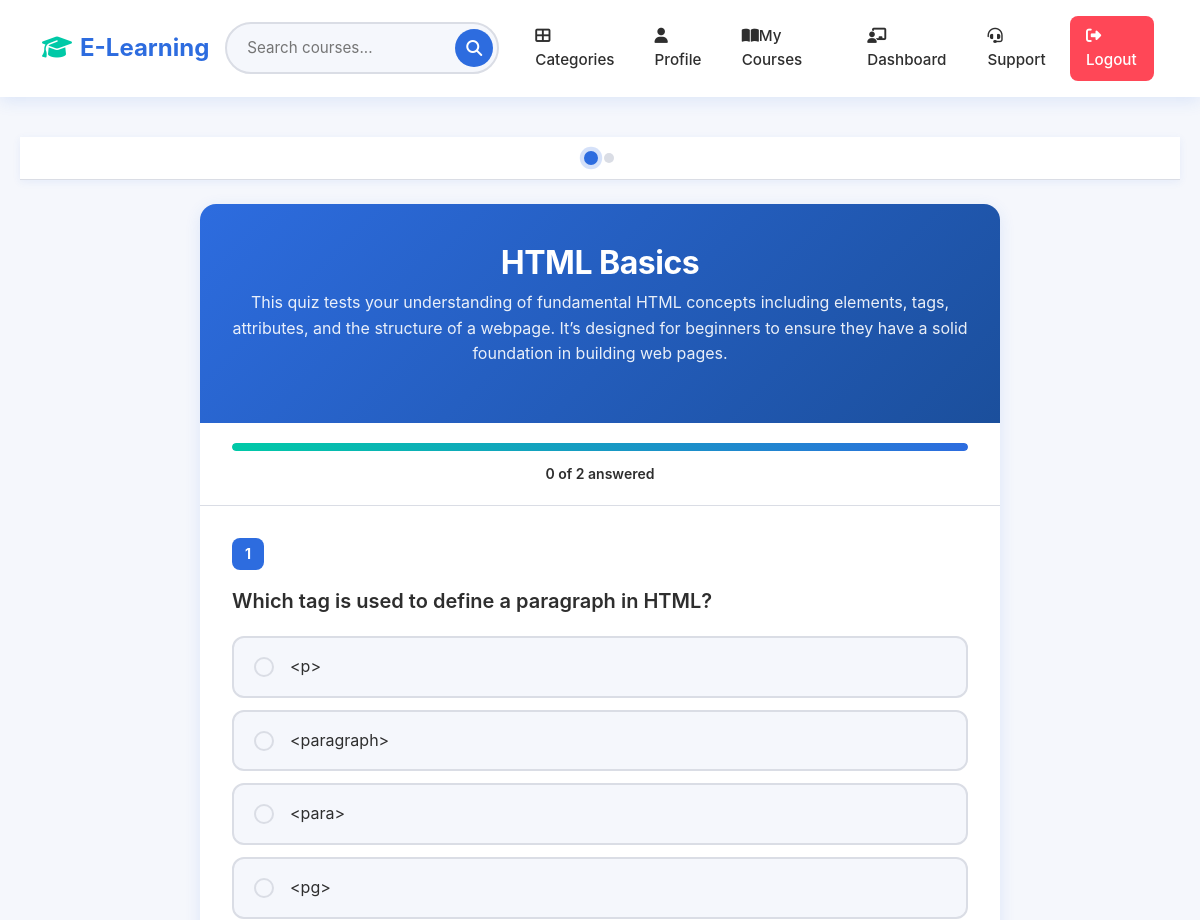
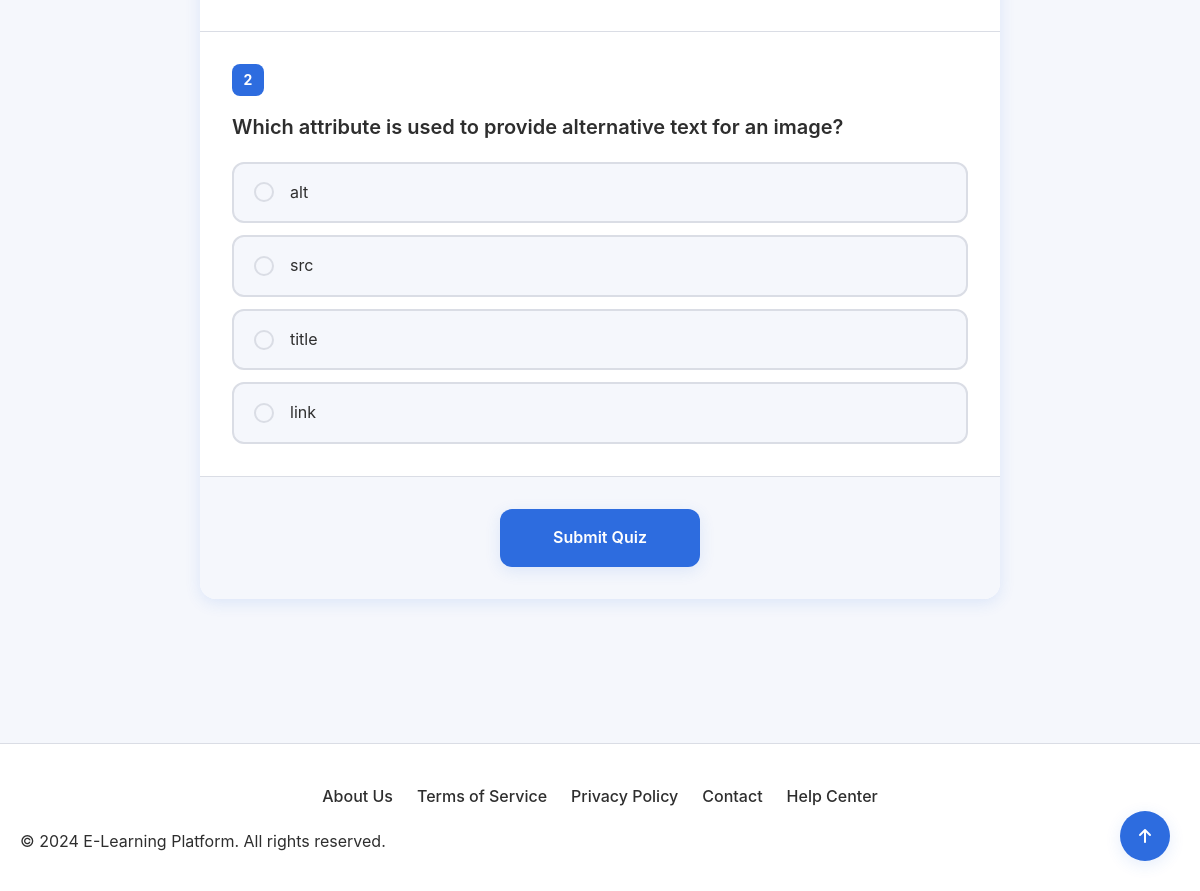
The app's page /quiz/1/ (signed in) with its own data (2 pictures, top to bottom).
### catalog/models.py (models this page shows, shortened)
class Quiz(models.Model):
    EASY = 'Easy'
    MEDIUM = 'Medium'
    HARD = 'Hard'
    DIFFICULTY_LEVELS = [
        (EASY, 'Easy'),
        (MEDIUM, 'Medium'),
        (HARD, 'Hard'),
    ]
    course = models.ForeignKey('Course', on_delete=models.CASCADE, related_name='quizzes')
    title = models.CharField(max_length=200)
    description = models.TextField(blank=True, null=True)
    max_marks = models.PositiveIntegerField(default=100)
    time_limit_minutes = models.PositiveIntegerField(default=0, help_text="Time limit in minutes. 0 = no limit")
    difficulty = models.CharField(max_length=10, choices=DIFFICULTY_LEVELS, default=MEDIUM)
    is_published = models.BooleanField(default=False)
    question_count = models.PositiveIntegerField(default=10)
    created_at = models.DateTimeField(auto_now_add=True)
    updated_at = models.DateTimeField(auto_now=True)
    class Meta:
        ordering = ['-created_at']  # newest quizzes first
        verbose_name = "Quiz"
        verbose_name_plural = "Quizzes"

class Question(models.Model):
    MULTIPLE_CHOICE = 'MCQ'
    TRUE_FALSE = 'TF'
    SHORT_ANSWER = 'SA'
    QUESTION_TYPES = [
        (MULTIPLE_CHOICE, 'Multiple Choice'),
        (TRUE_FALSE, 'True/False'),
        (SHORT_ANSWER, 'Short Answer'),
    ]
    quiz = models.ForeignKey(Quiz, on_delete=models.CASCADE, related_name='questions')
    text = models.TextField()
    question_type = models.CharField(max_length=3, choices=QUESTION_TYPES, default=MULTIPLE_CHOICE)
    option1 = models.CharField(max_length=255, blank=True, null=True)
    option2 = models.CharField(max_length=255, blank=True, null=True)
    option3 = models.CharField(max_length=255, blank=True, null=True)
    option4 = models.CharField(max_length=255, blank=True, null=True)
    correct_option = models.PositiveSmallIntegerField(choices=[(1,1),(2,2),(3,3),(4,4)], null=True, blank=True)
    marks = models.PositiveIntegerField(default=1)
    difficulty = models.CharField(max_length=10, choices=Quiz.DIFFICULTY_LEVELS, default=Quiz.MEDIUM)
    is_best_question = models.BooleanField(default=False, help_text="Mark this question as one of the best questions in the quiz")
    def get_options(self):
        options = []
        for i in range(1, 5):
            opt_text = getattr(self, f'option{i}', None)
            if opt_text:
                options.append((i, opt_text.strip()))
        return options

### catalog/views.py (the view, shortened to what this page needs)
# urls.py: path('quiz/<int:quiz_id>/', views.take_quiz, name='take_quiz'),
@login_required
def take_quiz(request, quiz_id):
    quiz = get_object_or_404(Quiz, pk=quiz_id)
    questions = quiz.questions.filter(question_type='MCQ')
    return render(request, 'catalog/take_quiz.html', {
        'quiz': quiz,
        'questions': questions,
    })

### catalog/templates/catalog/take_quiz.html (shortened to what this page needs)
{% extends 'catalog/base.html' %}
{% block content %}
<div class="question-nav" id="questionNav"></div>
<div class="quiz-container">
    <div class="quiz-header">
        <h1 class="quiz-title">{{ quiz.title }}</h1>
        <p class="quiz-subtitle">{{ quiz.description|default:"Test your knowledge and challenge yourself!" }}</p>
    </div>
    <div class="progress-container">
        <div class="progress-bar">
            <div class="progress-fill" id="progressFill"></div>
        </div>
        <div class="progress-text" id="progressText">0 of {{ questions|length }} answered</div>
    </div>
    <form method="post" id="quizForm" novalidate>
        {% for question in questions %}
            {% if question.question_type == 'MCQ' %}
            <div class="question-block" data-question-id="{{ question.id }}" id="q{{ forloop.counter }}">
                <div class="question-number">{{ forloop.counter }}</div>
                <h3 class="question-text">{{ question.text }}</h3>
                <div class="options" role="radiogroup" aria-labelledby="question-{{ forloop.counter }}">
                    {% for value, text in question.get_options %}
                    <label class="option-label" data-option="{{ value }}" tabindex="0" role="radio" aria-checked="false">
                        <div class="option-radio"></div>
                        <span class="option-text">{{ text }}</span>
                    </label>
                    {% endfor %}
                </div>
            </div>
            {% else %}
            <p><em>({{ question.get_question_type_display }} questions not yet supported in this view)</em></p>
            {% endif %}
        {% endfor %}
        <div class="submit-section">
            <button type="submit" class="submit-btn" id="submitBtn">
                <span class="btn-text">Submit Quiz</span>
            </button>
        </div>
    </form>
</div>
{% endblock %}

### catalog/templates/catalog/base.html (style rules this page uses)
:root { --primary-blue: #2D6CDF; --dark-blue: #1B4F9C; --light-bg: #F5F7FC; --gray-border: #DADDE5; --dark-text: #2E2E2E; --yellow: #FFC947; --teal: #00C9A7; --white: #FFFFFF; --shadow-sm: 0 2px 8px rgba(45, 108, 223, 0.08); --shadow-md: 0 4px 16px rgba(45, 108, 223, 0.12); --shadow-lg: 0 8px 24px rgba(45, 108, 223, 0.15); --transition: all 0.3s cubic-bezier(0.4, 0, 0.2, 1); }
* { margin: 0; padding: 0; box-sizing: border-box; }
body { font-family: 'Inter', sans-serif; background: var(--light-bg); color: var(--dark-text); overflow-x: hidden; opacity: 0; transition: opacity 0.5s; }

### catalog/templates/catalog/take_quiz.html (style rules this page uses)
:root { --primary: #2D6CDF; --primary-dark: #1B4F9C; --bg-light: #F5F7FC; --border-gray: #DADDE5; --text-dark: #2E2E2E; --accent-yellow: #FFC947; --accent-green: #00C9A7; --white: #ffffff; --shadow-sm: 0 2px 8px rgba(45, 108, 223, 0.08); --shadow-md: 0 4px 16px rgba(45, 108, 223, 0.12); --shadow-lg: 0 8px 24px rgba(45, 108, 223, 0.16); --transition: all 0.3s cubic-bezier(0.4, 0, 0.2, 1); }
* { margin: 0; padding: 0; box-sizing: border-box; }
html { scroll-behavior: smooth; }
body { background: var(--bg-light); font-family: -apple-system, BlinkMacSystemFont, 'Segoe UI', Roboto, Oxygen, Ubuntu, sans-serif; color: var(--text-dark); line-height: 1.6; min-height: 100vh; }
.question-nav { position: sticky; top: 0; background: var(--white); padding: 16px 20px; box-shadow: var(--shadow-sm); z-index: 999; display: flex; justify-content: center; gap: 8px; flex-wrap: wrap; border-bottom: 1px solid var(--border-gray); }
.quiz-container { max-width: 800px; margin: 24px auto; padding: 0; background: var(--white); border-radius: 16px; box-shadow: var(--shadow-md); overflow: hidden; }
.quiz-header { background: linear-gradient(135deg, var(--primary) 0%, var(--primary-dark) 100%); color: var(--white); padding: 40px 32px; text-align: center; }
.quiz-title { font-size: 32px; font-weight: 700; margin-bottom: 8px; letter-spacing: -0.5px; }
.quiz-subtitle { font-size: 16px; opacity: 0.9; font-weight: 400; }
.progress-container { padding: 20px 32px; background: var(--white); border-bottom: 1px solid var(--border-gray); }
.progress-bar { height: 8px; background: var(--bg-light); border-radius: 20px; overflow: hidden; position: relative; }
.progress-fill { height: 100%; background: linear-gradient(90deg, var(--accent-green) 0%, var(--primary) 100%); border-radius: 20px; transition: width 0.4s ease; position: relative; }
.progress-text { margin-top: 12px; font-size: 14px; color: var(--text-dark); font-weight: 600; text-align: center; }
.question-block { padding: 32px; border-bottom: 1px solid var(--border-gray); transition: var(--transition); }
.question-number { display: inline-block; background: var(--primary); color: var(--white); width: 32px; height: 32px; border-radius: 8px; text-align: center; line-height: 32px; font-weight: 700; font-size: 14px; margin-bottom: 16px; }
.question-text { font-size: 20px; font-weight: 600; color: var(--text-dark); margin-bottom: 20px; line-height: 1.5; }
.options { display: flex; flex-direction: column; gap: 12px; }
.option-label { display: flex; align-items: center; padding: 16px 20px; background: var(--bg-light); border: 2px solid var(--border-gray); border-radius: 12px; cursor: pointer; transition: var(--transition); position: relative; }
.option-radio { width: 20px; height: 20px; border: 2px solid var(--border-gray); border-radius: 50%; margin-right: 16px; flex-shrink: 0; transition: var(--transition); position: relative; }
.option-radio::after { content: ''; position: absolute; top: 50%; left: 50%; transform: translate(-50%, -50%) scale(0); width: 8px; height: 8px; background: var(--white); border-radius: 50%; transition: transform 0.2s ease; }
.option-text { font-size: 16px; color: var(--text-dark); flex: 1; }
.submit-section { padding: 32px; background: var(--bg-light); text-align: center; }
.submit-btn { background: var(--primary); color: var(--white); border: none; padding: 16px 48px; font-size: 16px; font-weight: 600; border-radius: 12px; cursor: pointer; transition: var(--transition); box-shadow: var(--shadow-md); min-width: 200px; }

### records on screen
Quiz: title "HTML Basics", description "This quiz tests your understanding of fundamental HTML concepts including elements, tags, attributes, and the structure of a webpage. It’s designed for beginners to ensure they have a solid foundation in building web pages."
Question: text "Which tag is used to define a paragraph in HTML?", question_type "MCQ" (drawn), get_options "<p>" "<paragraph>" "<para>" "<pg>"
Question: text "Which attribute is used to provide alternative text for an image?", question_type "MCQ" (drawn), get_options "alt" "src" "title" "link"

### other values on screen
{{ questions|length }} "2"
